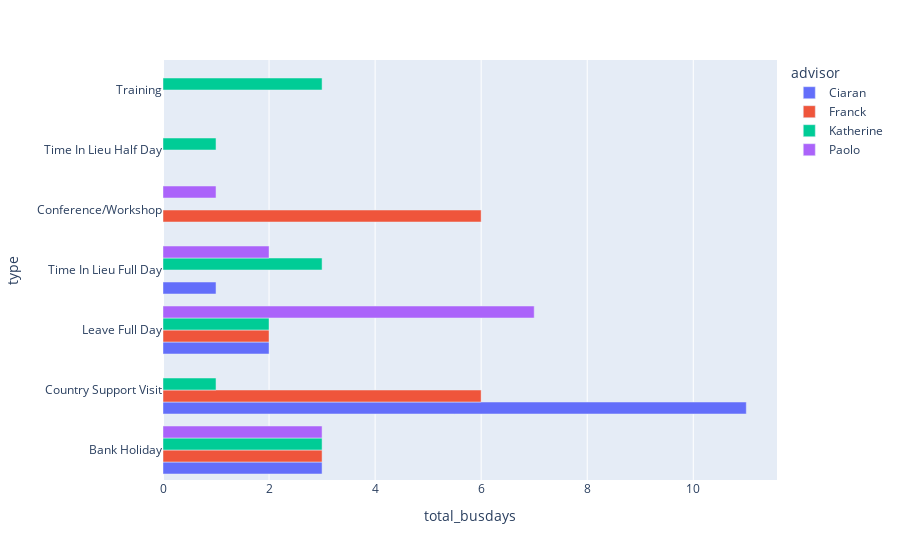

Source (notebook cell):
### Code cell
fig = px.bar(
    grouped,#grouped[grouped.advisor=='Ciaran'],
    x='total_busdays',
    y='type',
    color='advisor',
    barmode='group'
)

fig.show()

### Figure 1 — Plotly figure (JSON) as saved in the notebook; plotly's stock layout.template omitted (floating-point values rounded to 4 significant figures)
{"data": [{"alignmentgroup": "True", "hovertemplate": "advisor=Ciaran<br>total_busdays=%{x}<br>type=%{y}<extra></extra>", "legendgroup": "Ciaran", "marker": {"color": "#636efa", "pattern": {"shape": ""}}, "name": "Ciaran", "offsetgroup": "Ciaran", "orientation": "h", "showlegend": true, "textposition": "auto", "type": "bar", "x": [3, 11, 2, 1], "xaxis": "x", "y": ["Bank Holiday", "Country Support Visit", "Leave Full Day", "Time In Lieu Full Day"], "yaxis": "y"}, {"alignmentgroup": "True", "hovertemplate": "advisor=Franck<br>total_busdays=%{x}<br>type=%{y}<extra></extra>", "legendgroup": "Franck", "marker": {"color": "#EF553B", "pattern": {"shape": ""}}, "name": "Franck", "offsetgroup": "Franck", "orientation": "h", "showlegend": true, "textposition": "auto", "type": "bar", "x": [3, 6, 6, 2], "xaxis": "x", "y": ["Bank Holiday", "Conference/Workshop", "Country Support Visit", "Leave Full Day"], "yaxis": "y"}, {"alignmentgroup": "True", "hovertemplate": "advisor=Katherine<br>total_busdays=%{x}<br>type=%{y}<extra></extra>", "legendgroup": "Katherine", "marker": {"color": "#00cc96", "pattern": {"shape": ""}}, "name": "Katherine", "offsetgroup": "Katherine", "orientation": "h", "showlegend": true, "textposition": "auto", "type": "bar", "x": [3, 1, 2, 3, 1, 3], "xaxis": "x", "y": ["Bank Holiday", "Country Support Visit", "Leave Full Day", "Time In Lieu Full Day", "Time In Lieu Half Day", "Training"], "yaxis": "y"}, {"alignmentgroup": "True", "hovertemplate": "advisor=Paolo<br>total_busdays=%{x}<br>type=%{y}<extra></extra>", "legendgroup": "Paolo", "marker": {"color": "#ab63fa", "pattern": {"shape": ""}}, "name": "Paolo", "offsetgroup": "Paolo", "orientation": "h", "showlegend": true, "textposition": "auto", "type": "bar", "x": [3, 1, 7, 2], "xaxis": "x", "y": ["Bank Holiday", "Conference/Workshop", "Leave Full Day", "Time In Lieu Full Day"], "yaxis": "y"}], "layout": {"barmode": "group", "legend": {"title": {"text": "advisor"}, "tracegroupgap": 0}, "margin": {"t": 60}, "xaxis": {"anchor": "y", "domain": [0, 1], "title": {"text": "total_busdays"}}, "yaxis": {"anchor": "x", "domain": [0, 1], "title": {"text": "type"}}}}
